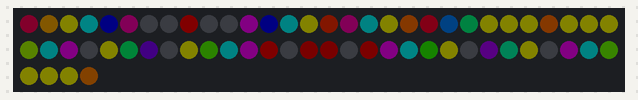
Simulated run of this sketch. Board: Arduino Uno, built with avr-gcc and run on an emulated ATmega328P. On the bench: 64 RGB LEDs in strip order, left to right, continuing on the next row. Dim RGB values are drawn brighter than linear.

Above: at 0.45 s.
At 5.3 s:
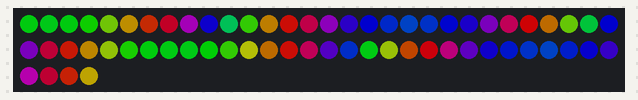
At 10.14 s:
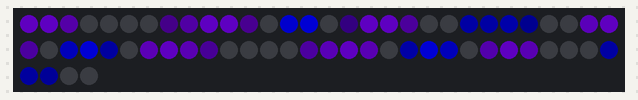
At 20.11 s:
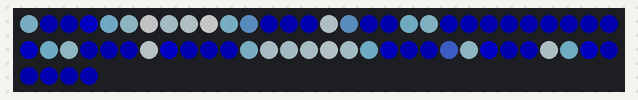
At 29.79 s:
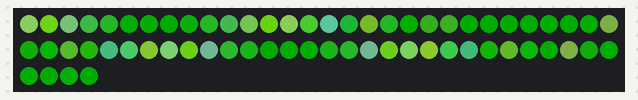
At 39.77 s:
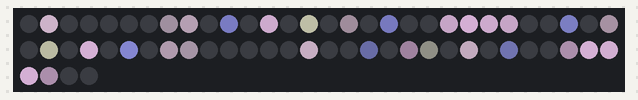

The sketch:

Disco_Ball.ino
```cpp
#include "FastLED.h"
#define DATA_PIN   8
#define NUM_LEDS   64

CRGB leds[NUM_LEDS];

int wave1=0;                    // Current phase is calculated.
int wave2=0;
int wave3=0;

CRGBPalette16 currentPaletteBlack(CRGB::Black);
CRGBPalette16 targetPalette;

void setup() {
 Serial.begin(115200);
 FastLED.addLeds<WS2812B, DATA_PIN, GRB>(leds, NUM_LEDS).setCorrection(TypicalLEDStrip);
 FastLED.setBrightness(128);
 FastLED.setMaxPowerInVoltsAndMilliamps(5, 500);               // FastLED Power management set at 5V, 500mA

// random16_set_seed(4832);                                    // Awesome randomizer (which we don't yet need here.)
// random16_add_entropy(1023);

}

void loop(){

 Disco_Ball();

}

void Disco_Ball(){
  uint8_t secondHand = (millis() / 1000) % 60;
  static uint8_t lastSecond = 99;

  if( lastSecond != secondHand){
    lastSecond = secondHand;
    CRGB p = CHSV( HUE_PURPLE, 255, 255);
    CRGB g = CHSV( HUE_GREEN, 255, 255);
    CRGB u = CHSV( HUE_BLUE, 255, 255);
    CRGB b = CRGB::Black;
    CRGB w = CRGB::White;

    switch(secondHand){
      case  0: targetPalette = RainbowColors_p; break;
      case  5: targetPalette = CRGBPalette16( u,u,b,b, p,p,b,b, u,u,b,b, p,p,b,b); break;
      case 10: targetPalette = OceanColors_p; break;
      case 15: targetPalette = CloudColors_p; break;
      case 20: targetPalette = LavaColors_p; break;
      case 25: targetPalette = ForestColors_p; break;
      case 30: targetPalette = PartyColors_p; break;
      case 35: targetPalette = CRGBPalette16( b,b,b,w, b,b,b,w, b,b,b,w, b,b,b,w); break;
      case 40: targetPalette = CRGBPalette16( u,u,u,w, u,u,u,w, u,u,u,w, u,u,u,w); break;
      case 45: targetPalette = CRGBPalette16( u,p,u,w, p,u,u,w, u,g,u,w, u,p,u,w); break;
      case 50: targetPalette = CloudColors_p; break;
      case 55: targetPalette = CRGBPalette16( u,u,u,w, u,u,p,p, u,p,p,p, u,p,p,w); break;
      case 60: break;
    }
  }

  EVERY_N_MILLISECONDS(20){                           // FastLED based non-blocking delay to update/display the sequence.
    nblendPaletteTowardPalette( currentPaletteBlack, targetPalette, 24);
    wave1 += beatsin8(10,-4,4);
    wave2 += beatsin8(15,-2,2);
    wave3 += beatsin8(12,-3, 3);

    for(int k=0; k<NUM_LEDS; k++){
       uint8_t tmp = sin8(7*k + wave1) + sin8(7*k + wave2) + sin8(7*k + wave3);
       leds[k] = ColorFromPalette(currentPaletteBlack, tmp, 255);
    }
  }
  FastLED.show();
}
```
